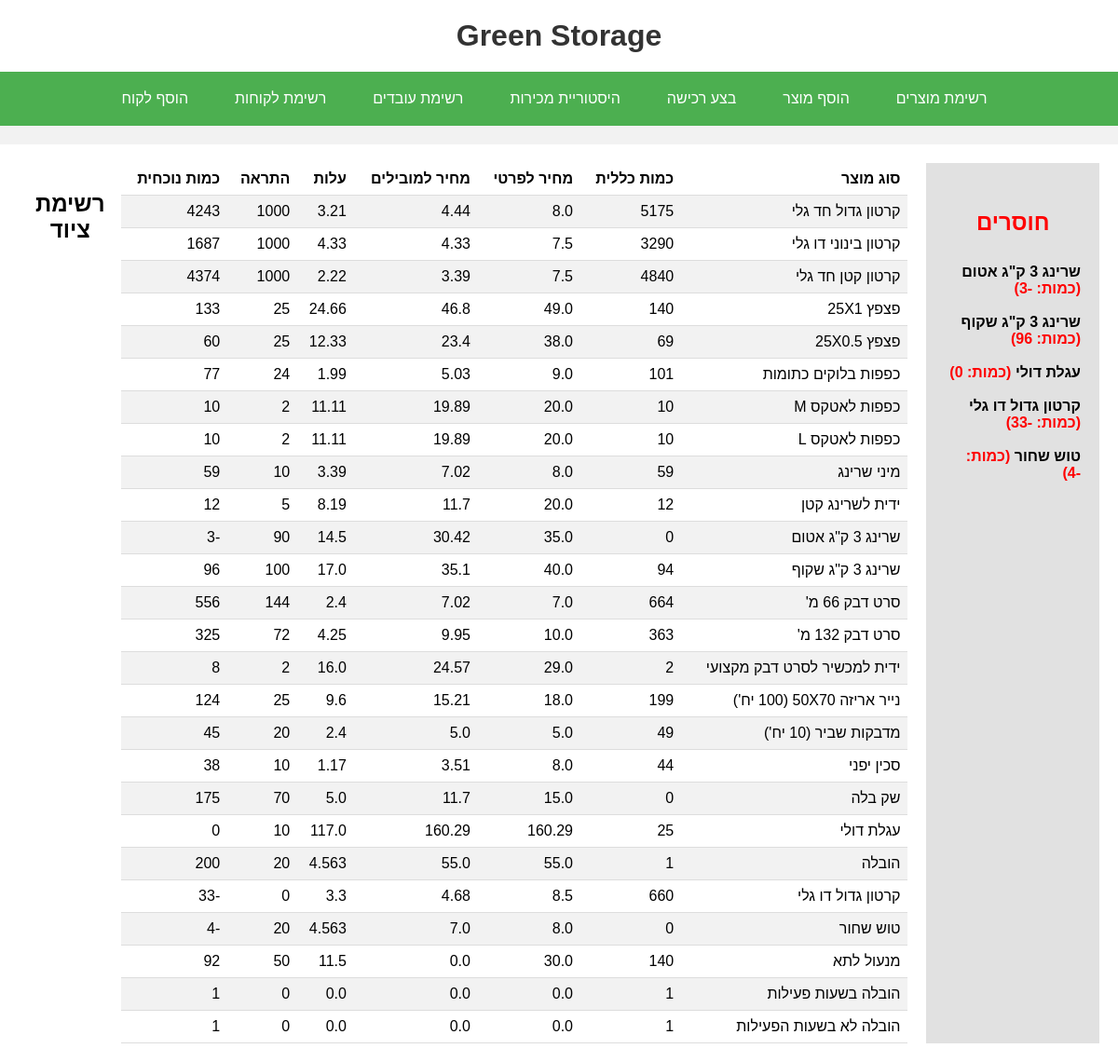
Screenshot of /print-product/ with the database file from the repository.
### myApp/models.py (models this page shows, shortened)
class Equipment(models.Model):
    product_type = models.CharField(max_length=100)
    over_all_stock= models.IntegerField()
    cost=models.FloatField()
    price_for_private= models.FloatField()
    price_for_drivers= models.FloatField()
    current_stock=models.IntegerField()
    notice=models.IntegerField()
    origin_product=models.CharField(max_length=100)
    package=models.IntegerField()

### myApp/views.py (the view)
# urls.py: path('print-product/', views.print_product, name='print_product'),
def print_product(request):
    equipment_entries = Equipment.objects.all()
    return render(request, 'print_product.html', {'equipment_entries': equipment_entries})

### myApp/templates/print_product.html (shortened to what this page needs)
{% extends 'base.html' %}
{% block content %}
<h2> רשימת ציוד</h2>
<table>
    <tr>
        <th>סוג מוצר</th>
        <th> כמות כללית</th>
        <th> מחיר לפרטי</th>
        <th> מחיר למובילים</th>
        <th>עלות </th>
        <th>התראה</th>
        <th>כמות נוכחית </th>
    </tr>
    {% for equipment in equipment_entries %}
        {% if equipment.origin_product == '0' %}
            <tr>
                <td>{{ equipment.product_type }}</td>
                <td>{{ equipment.over_all_stock }}</td>
                <td>{{ equipment.price_for_private }}</td>
                <td>{{ equipment.price_for_drivers }}</td>
                <td>{{ equipment.cost }}</td>
                <td>{{ equipment.notice }}</td>
                <td>{{ equipment.current_stock }}</td>
            </tr>
        {% endif %}
    {% endfor %}
</table>
{% endblock %}

### myApp/templates/base.html (shortened to what this page needs)
<!DOCTYPE html>
<html>
<head>
</head>
<body>
    <h1>Green Storage</h1>
    <div class="toolbar">
        <button onclick="location.href='/add-customer/'">הוסף לקוח </button>
        <button onclick="location.href='/print/customers/'">רשימת לקוחות</button>
        <button onclick="location.href='/print/workers/'"> רשימת עובדים</button>
        <button onclick="location.href='/print/history/'"> היסטוריית מכירות</button>
        <button onclick="location.href='/add-buy/'"> בצע רכישה</button>
        <button onclick="location.href='/add-product/'">הוסף מוצר </button>
        <button onclick="location.href='/print-product/'"> רשימת מוצרים</button>
    </div>
    <div class="content">
        {% block content %}
        {% endblock %}
        <div class="mission-box">
            <h2>חוסרים</h2>
            <p>
                {% for equipment in equipment_entries %}
                    {% if equipment.current_stock < equipment.notice %}
                    <span style="color: black">{{ equipment.product_type }}</span> (כמות: {{ equipment.current_stock }})<br><br>
                    {% endif %}
                {% endfor %}
            </p>
        </div>
    </div>
</body>
</html>

### myApp/templates/base.html (style rules this page uses)
body { background-color: #F2F2F2; font-family: Arial, sans-serif; margin: 0; padding: 0; }
h1 { color: #333333; text-align: center; padding: 20px; background-color: #FFFFFF; margin: 0; }
.toolbar { display: flex; justify-content: center; background-color: #4CAF50; padding: 10px; margin-bottom: 20px; }
.toolbar button { background-color: #4CAF50; border: none; color: white; padding: 10px 20px; margin-right: 10px; cursor: pointer; font-size: 16px; transition: background-color 0.3s ease; }
.content { background-color: #FFFFFF; padding: 20px; display: flex; flex-direction: row; justify-content: space-between; }
.mission-box { background-color: #E1E1E1; padding: 20px; margin-left: 20px; width: 200px; color: red; font-weight: bold; direction: rtl; }

### myApp/templates/print_product.html (style rules this page uses)
table { border-collapse: collapse; width: 100%; direction: rtl; }
th, td { padding: 8px; text-align: right; border-bottom: 1px solid #ddd; }
tr:nth-child(even) { background-color: #f2f2f2; }
h2 { text-align: center; padding: 10px; }

### rows the page displays
Equipment: product_type "קרטון גדול חד גלי", over_all_stock "5175", price_for_private "8.0", price_for_drivers "4.44", cost "3.21", notice "1000", current_stock "4243"
Equipment: product_type "קרטון בינוני דו גלי", over_all_stock "3290", price_for_private "7.5", price_for_drivers "4.33", cost "4.33", notice "1000", current_stock "1687"
Equipment: product_type "קרטון קטן חד גלי", over_all_stock "4840", price_for_private "7.5", price_for_drivers "3.39", cost "2.22", notice "1000", current_stock "4374"
Equipment: product_type "פצפץ 25X1", over_all_stock "140", price_for_private "49.0", price_for_drivers "46.8", cost "24.66", notice "25", current_stock "133"
Equipment: product_type "פצפץ 25X0.5", over_all_stock "69", price_for_private "38.0", price_for_drivers "23.4", cost "12.33", notice "25", current_stock "60"
Equipment: product_type "כפפות בלוקים כתומות", over_all_stock "101", price_for_private "9.0", price_for_drivers "5.03", cost "1.99", notice "24", current_stock "77"
Equipment: product_type "כפפות לאטקס M", over_all_stock "10", price_for_private "20.0", price_for_drivers "19.89", cost "11.11", notice "2", current_stock "10"
Equipment: product_type "כפפות לאטקס L", over_all_stock "10", price_for_private "20.0", price_for_drivers "19.89", cost "11.11", notice "2", current_stock "10"
Equipment: product_type "מיני שרינג", over_all_stock "59", price_for_private "8.0", price_for_drivers "7.02", cost "3.39", notice "10", current_stock "59"
Equipment: product_type "ידית לשרינג קטן", over_all_stock "12", price_for_private "20.0", price_for_drivers "11.7", cost "8.19", notice "5", current_stock "12"
Equipment: product_type "שרינג 3 ק\"ג אטום", over_all_stock "0", price_for_private "35.0", price_for_drivers "30.42", cost "14.5", notice "90", current_stock "-3"
Equipment: product_type "שרינג 3 ק\"ג שקוף", over_all_stock "94", price_for_private "40.0", price_for_drivers "35.1", cost "17.0", notice "100", current_stock "96"
Equipment: product_type "סרט דבק 66 מ'", over_all_stock "664", price_for_private "7.0", price_for_drivers "7.02", cost "2.4", notice "144", current_stock "556"
Equipment: product_type "סרט דבק 132 מ'", over_all_stock "363", price_for_private "10.0", price_for_drivers "9.95", cost "4.25", notice "72", current_stock "325"
Equipment: product_type "ידית למכשיר לסרט דבק מקצועי", over_all_stock "2", price_for_private "29.0", price_for_drivers "24.57", cost "16.0", notice "2", current_stock "8"
Equipment: product_type "נייר אריזה 50X70 (100 יח')", over_all_stock "199", price_for_private "18.0", price_for_drivers "15.21", cost "9.6", notice "25", current_stock "124"
Equipment: product_type "מדבקות שביר (10 יח')", over_all_stock "49", price_for_private "5.0", price_for_drivers "5.0", cost "2.4", notice "20", current_stock "45"
Equipment: product_type "סכין יפני", over_all_stock "44", price_for_private "8.0", price_for_drivers "3.51", cost "1.17", notice "10", current_stock "38"
Equipment: product_type "שק בלה", over_all_stock "0", price_for_private "15.0", price_for_drivers "11.7", cost "5.0", notice "70", current_stock "175"
Equipment: product_type "עגלת דולי", over_all_stock "25", price_for_private "160.29", price_for_drivers "160.29", cost "117.0", notice "10", current_stock "0"
Equipment: product_type "הובלה", over_all_stock "1", price_for_private "55.0", price_for_drivers "55.0", cost "4.563", notice "20", current_stock "200"
Equipment: product_type "קרטון גדול דו גלי", over_all_stock "660", price_for_private "8.5", price_for_drivers "4.68", cost "3.3", notice "0", current_stock "-33"
Equipment: product_type "טוש שחור", over_all_stock "0", price_for_private "8.0", price_for_drivers "7.0", cost "4.563", notice "20", current_stock "-4"
Equipment: product_type "מנעול לתא", over_all_stock "140", price_for_private "30.0", price_for_drivers "0.0", cost "11.5", notice "50", current_stock "92"
Equipment: product_type "הובלה בשעות פעילות", over_all_stock "1", price_for_private "0.0", price_for_drivers "0.0", cost "0.0", notice "0", current_stock "1"
Equipment: product_type "הובלה לא בשעות הפעילות", over_all_stock "1", price_for_private "0.0", price_for_drivers "0.0", cost "0.0", notice "0", current_stock "1"
